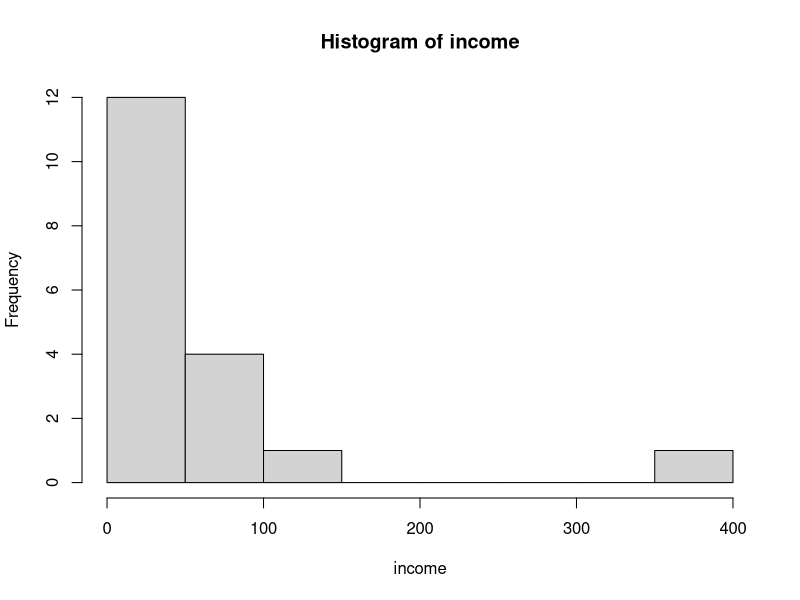
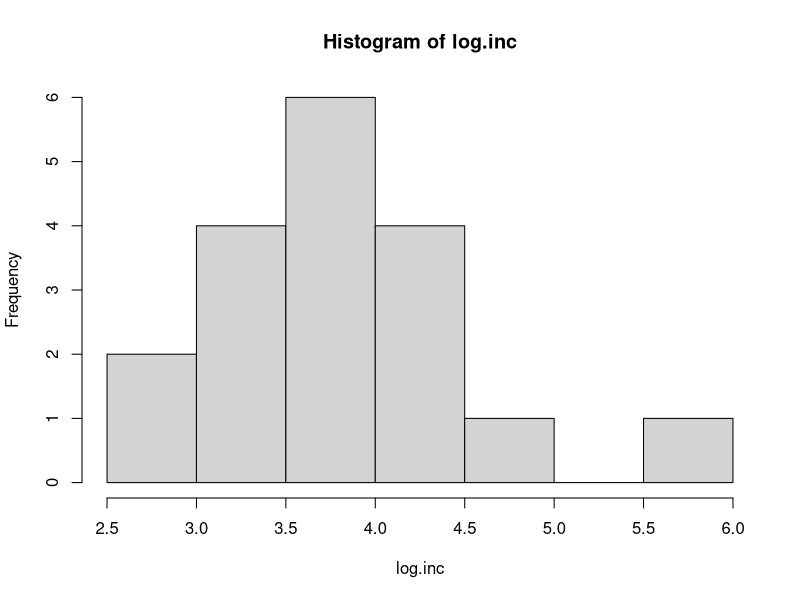
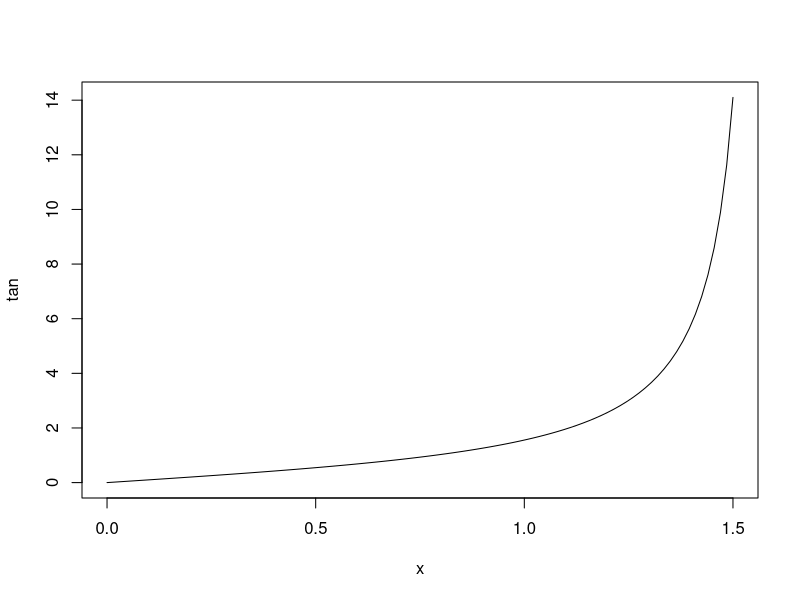

Write R code to recreate these figures, in order.
## CS&SS Intro to R
## Lab 1


## Working Directory
## What working directory are you in?

getwd()

## Change your working directory to your personal folder for R work for this course.
## Open a new script, name it "lab 1.R", and save it in your personal folder.
## Save the code you write for this lab in the script.

## Basic Arithmetic in R

## Compute the log of 50
log(50)

## Use the help system to find the exponential function
help.search("exponential")

 ## Now check out the help page for
	##  base::log       Logarithms and Exponentials

?log

## Find the value of e
exp(1)

## Compute e to the tenth power.
exp(10)


## Vectors
## Run the following code (type CRTL+R) to create an income variable
## (thousands of dollars)
income = c(18,20,20.5, 22,28,30,36,36,37,38.5, 45, 46, 55, 55.5,58,59, 115, 367)

## how many observations are in this data set?
length(income)

## what is the mean income?	
mean(income)

## what is the median income?
median(income)

## Create a variable for the log of the income.
log.inc = log(income) 

## Use help.search() to figure out how to make a histogram.
help.search("histogram")
## Now check out graphics::hist     Histograms
?hist

## Make a histogram of income
hist(income) 


## Make a histogram of log(income)
hist(log.inc)


## Use the help system to find out how to compute the tangent.
help.search("tangent")  ## doesn't work!  we need to be creative.  try:
 help.search("trigonometric")

## now check the help page for
## base::Trig      Trigonometric Functions
?Trig


## compute the tangent of 1.57.
tan(1.57)

## plot the tangent function from 0 to 1.5
?plot  ## see example at bottom of page: plot(sin, -pi, pi)
plot(tan,0,1.5)

## save your R script to your personal directory.

## Type ls() to view everything in your workspace.
ls()

## save your workspace to your personal directory.
getwd()
setwd("C://temp//gail")
save.image("R work lab 1.RData")
